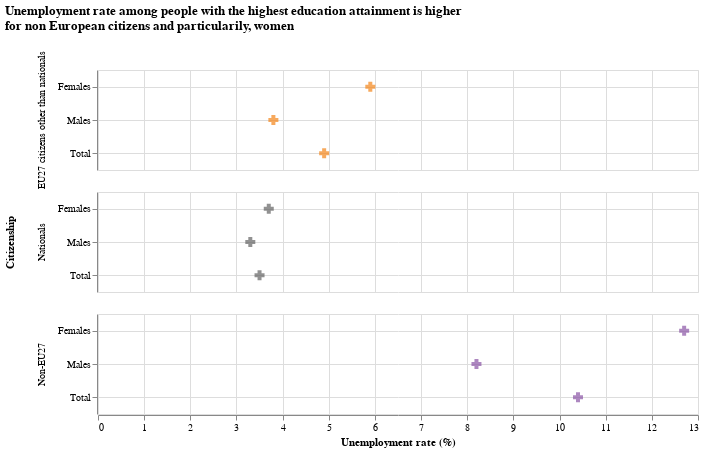

The notebook cell saved with this chart:
### Code cell
up_tert_2022 = up_tert[up_tert['Year']== 2022]

dom= ['Nationals ','EU27 citizens other than nationals', 'Non-EU27']
rng= ['#636363','#F48518','#8A54A5']

alt.Chart(up_tert_2022).mark_point(filled=True, size=100, shape="cross").encode(
    alt.X("Rate", title="Unemployment rate (%)"),
    alt.Y('Type:N', axis=alt.Axis(grid=True), title=None),
    alt.Color('Citizenship', scale=alt.Scale(domain=dom, range=rng), legend=None),
    alt.Row('Citizenship:N', title="Citizenship")
).properties(
    width=600,
    height=100,
    title={
      "text": ["Unemployment rate among people with the highest education attainment is higher", "for non European citizens and particularily, women"], 
      "subtitle": [""],
    },
)

### Figure 1 — Vega-Lite specification as saved in the notebook (floating-point values rounded to 4 significant figures)
{"config": {"view": {"continuousWidth": 400, "continuousHeight": 300}}, "data": {"name": "data-f54471106f10176a5810ede902a22165"}, "mark": {"type": "point", "filled": true, "shape": "cross", "size": 100}, "encoding": {"color": {"type": "nominal", "field": "Citizenship", "legend": null, "scale": {"domain": ["Nationals ", "EU27 citizens other than nationals", "Non-EU27"], "range": ["#636363", "#F48518", "#8A54A5"]}}, "row": {"type": "nominal", "field": "Citizenship", "title": "Citizenship"}, "x": {"type": "quantitative", "field": "Rate", "title": "Unemployment rate (%)"}, "y": {"type": "nominal", "axis": {"grid": true}, "field": "Type", "title": null}}, "height": 100, "title": {"text": ["Unemployment rate among people with the highest education attainment is higher", "for non European citizens and particularily, women"], "subtitle": [""]}, "width": 600, "$schema": "https://vega.github.io/schema/vega-lite/v4.8.1.json", "datasets": {"data-f54471106f10176a5810ede902a22165": [{"Citizenship": "Non-EU27", "Rate": 10.4, "Year": 2022, "Type": "Total"}, {"Citizenship": "Non-EU27", "Rate": 8.2, "Year": 2022, "Type": "Males"}, {"Citizenship": "Non-EU27", "Rate": 12.7, "Year": 2022, "Type": "Females"}, {"Citizenship": "Nationals ", "Rate": 3.5, "Year": 2022, "Type": "Total"}, {"Citizenship": "Nationals ", "Rate": 3.3, "Year": 2022, "Type": "Males"}, {"Citizenship": "Nationals ", "Rate": 3.7, "Year": 2022, "Type": "Females"}, {"Citizenship": "EU27 citizens other than nationals", "Rate": 4.9, "Year": 2022, "Type": "Total"}, {"Citizenship": "EU27 citizens other than nationals", "Rate": 3.8, "Year": 2022, "Type": "Males"}, {"Citizenship": "EU27 citizens other than nationals", "Rate": 5.9, "Year": 2022, "Type": "Females"}]}}
